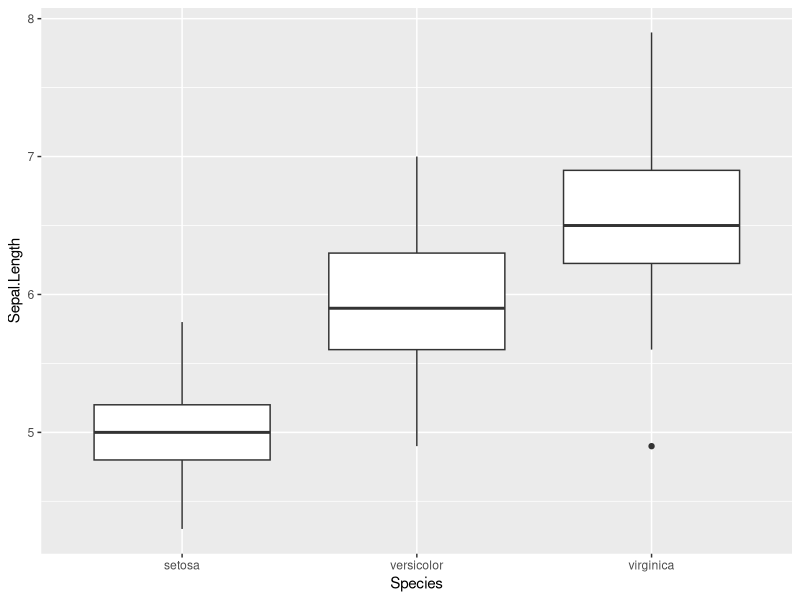
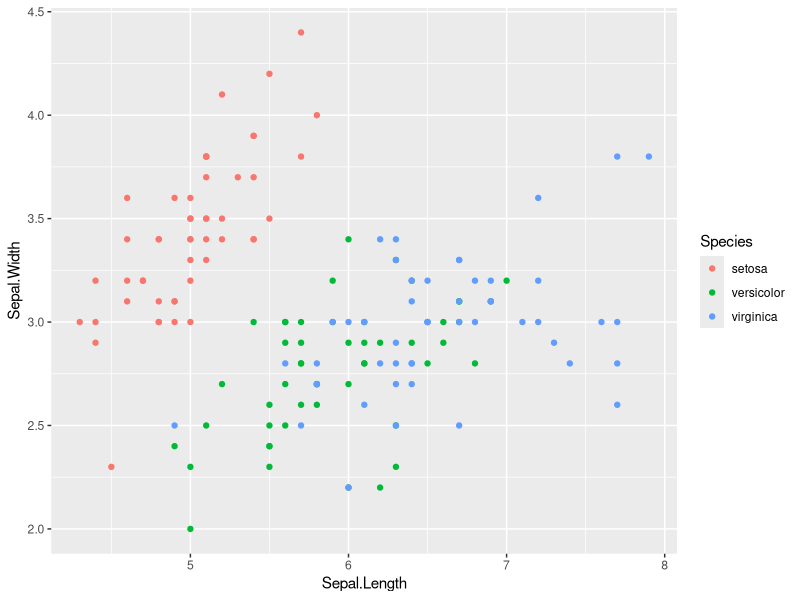
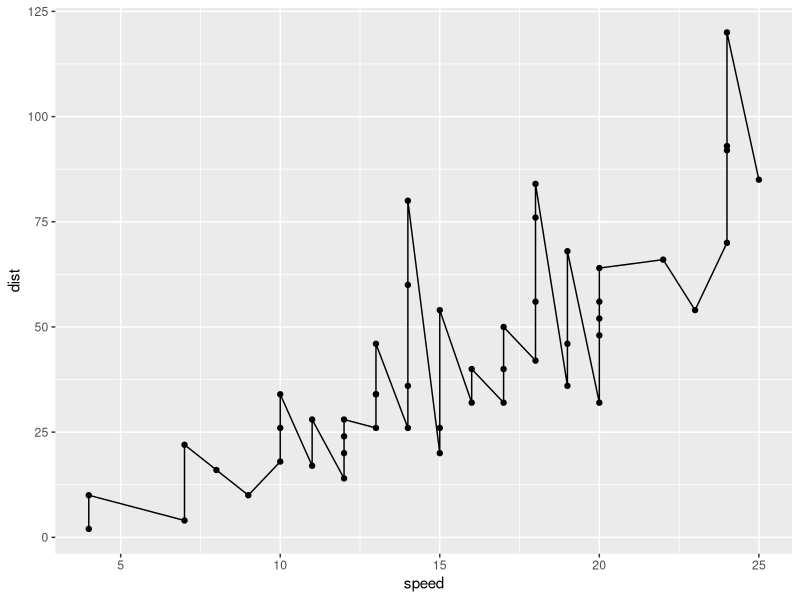
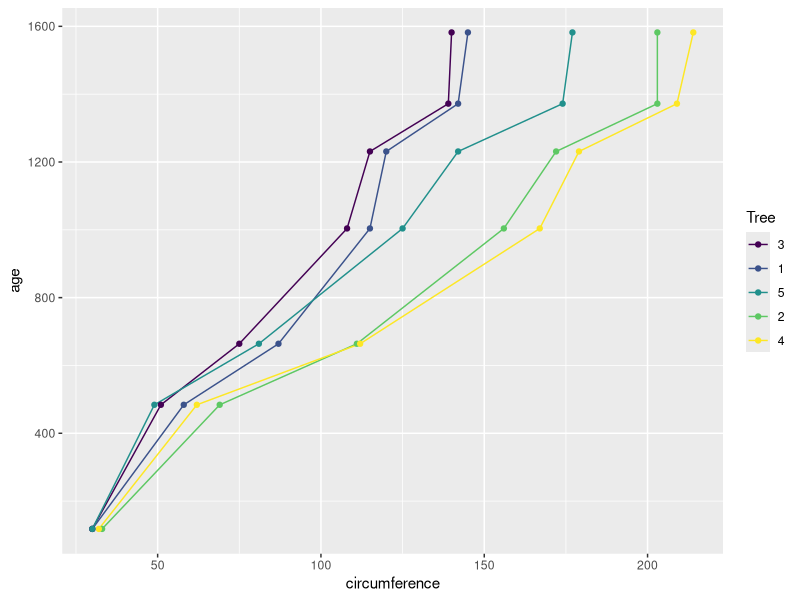

These figures' R source, in order:
## ---- chunk 1
library(ggplot2)
diamonds
iris
cars
str(cars)
## ---- chunk 2
ggplot(data = iris, aes(x = Species,y=Sepal.Length)) +
geom_boxplot()
## ---- chunk 3
ggplot(data = iris,aes(x = Sepal.Length , y = Sepal.Width ,color = Species))+geom_point()
?ggplot
## ---- chunk 4
ggplot(data = cars , aes(x = speed , y = dist,group=1))+geom_line()+geom_point()
myarrow=arrow(angle=15,end="last",type="open")
?geom_line
??myarrow
## ---- chunk 5
Orange
ggplot(data=Orange,aes(x=circumference,y=age,group=Tree,color=Tree))+geom_line()+geom_point()
## ---- chunk 6
knitr::opts_chunk$set(echo = TRUE)
